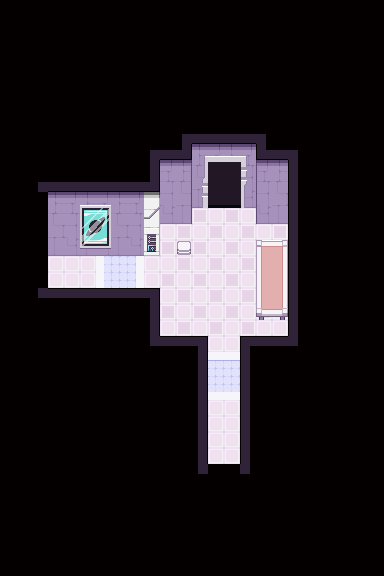

A level layout from a 2D game, rendered from its tile map. Below: a short description, then the map file with tile-grid data replaced by summaries:
An orthogonal 24x36 tile map with 16x16 px tiles, 7 tile layers (Artificial Lower Chip, Natural Lower Chip, Natural Walls, Artificial Upper Chip, ...), 2 tilesets and 16 objects (14x Event, checkpoint, item).

<map version="1.0" orientation="orthogonal" renderorder="right-down" width="24" height="36" tilewidth="16" tileheight="16" nextobjectid="37">
 <properties>
  <property name="bgm" value="obsolete" />
  <property name="radio" value="I can't control that door from here, you'll have to find a key." />
 </properties>
 <tileset firstgid="1" source="../tilesets/natural.tsx" />
 <tileset firstgid="481" source="../tilesets/artificial.tsx" />
 <layer name="Artificial Lower Chip" width="24" height="36">
  <properties>
   <property name="z" value="0.0" />
  </properties>
  <data>[864 cells, 864 non-empty, 40 distinct tile ids]</data>
 </layer>
 <layer name="Natural Lower Chip" width="24" height="36">
  <properties>
   <property name="alt" value="true" />
   <property name="z" value="0.0" />
  </properties>
  <data>[864 cells, 0 non-empty, 0 distinct tile ids]</data>
 </layer>
 <layer name="Natural Walls" width="24" height="36">
  <properties>
   <property name="alt" value="true" />
   <property name="z" value=".1" />
  </properties>
  <data>[864 cells, 0 non-empty, 0 distinct tile ids]</data>
 </layer>
 <layer name="Artificial Upper Chip" width="24" height="36">
  <properties>
   <property name="z" value=".5" />
  </properties>
  <data>[864 cells, 35 non-empty, 31 distinct tile ids]</data>
 </layer>
 <layer name="Natural Upper Chip" width="24" height="36">
  <properties>
   <property name="alt" value="true" />
   <property name="z" value=".5" />
  </properties>
  <data>[864 cells, 0 non-empty, 0 distinct tile ids]</data>
 </layer>
 <objectgroup name="Object Layer">
  <properties>
   <property name="z" value=".5" />
  </properties>
  <object id="13" name="arrow" type="Event" x="32" y="256" width="16" height="16">
   <properties>
    <property name="appearance" value="4dir_arrow" />
    <property name="face" value="WEST" />
   </properties>
  </object>
  <object id="14" name="arrow" type="Event" x="32" y="240" width="16" height="16">
   <properties>
    <property name="appearance" value="4dir_arrow" />
    <property name="face" value="WEST" />
   </properties>
  </object>
  <object id="15" name="tele" type="Event" x="32" y="256" width="16" height="32">
   <properties>
    <property name="onCollide" value="teleport('sector1/intro.tmx', 29, 24)" />
   </properties>
  </object>
  <object id="17" name="checkpoint" type="checkpoint" x="160" y="224" width="128" height="112" />
  <object id="21" name="tele" type="Event" x="208" y="192" width="32" height="16">
   <properties>
    <property name="hide" value="return not hasItem('item_redkey')" />
    <property name="onCollide" value="teleport('sector1/obstacle_maze.tmx', 16, 38)" />
   </properties>
  </object>
  <object id="22" name="arrow" type="Event" x="192" y="112" width="16" height="16">
   <properties>
    <property name="appearance" value="4dir_unlocked_red" />
    <property name="face" value="SOUTH" />
    <property name="hide" value="return not hasItem('item_redkey')" />
   </properties>
  </object>
  <object id="23" name="tele" type="Event" x="208" y="464" width="32" height="16">
   <properties>
    <property name="hide" value="return not getSwitch('radio03')" />
    <property name="onCollide" value="teleport('sector1/cave_intro.tmx', 18, 10)" />
   </properties>
  </object>
  <object id="24" name="arrow" type="Event" x="208" y="464" width="16" height="16">
   <properties>
    <property name="appearance" value="4dir_arrow" />
    <property name="face" value="SOUTH" />
   </properties>
  </object>
  <object id="25" name="arrow" type="Event" x="224" y="464" width="16" height="16">
   <properties>
    <property name="appearance" value="4dir_arrow" />
    <property name="face" value="SOUTH" />
   </properties>
  </object>
  <object id="26" name="arrow" type="Event" x="224" y="112" width="16" height="16">
   <properties>
    <property name="appearance" value="4dir_arrow" />
    <property name="face" value="NORTH" />
    <property name="hide" value="return not hasItem('item_redkey')" />
   </properties>
  </object>
  <object id="27" name="arrow" type="Event" x="208" y="112" width="16" height="16">
   <properties>
    <property name="appearance" value="4dir_arrow" />
    <property name="face" value="NORTH" />
    <property name="hide" value="return not hasItem('item_redkey')" />
   </properties>
  </object>
  <object id="28" name="locked" type="Event" x="224" y="112" width="16" height="16">
   <properties>
    <property name="appearance" value="4dir_locked_red" />
    <property name="face" value="NORTH" />
    <property name="hide" value="return hasItem('item_redkey')" />
   </properties>
  </object>
  <object id="29" name="locked" type="Event" x="208" y="112" width="16" height="16">
   <properties>
    <property name="appearance" value="4dir_locked_red" />
    <property name="face" value="NORTH" />
    <property name="hide" value="return hasItem('item_redkey')" />
   </properties>
  </object>
  <object id="32" name="trigger" type="Event" x="192" y="208" width="16" height="128">
   <properties>
    <property name="hide" value="return getSwitch('radio03')" />
    <property name="onCollide" value="play('radio03.lua')" />
   </properties>
  </object>
  <object id="34" name="door" type="Event" x="208" y="192" width="16" height="16">
   <properties>
    <property name="appearance" value="anim_door_closed" />
    <property name="hide" value="return hasItem('item_redkey')" />
    <property name="passable" value="PASSABLE" />
   </properties>
  </object>
  <object id="36" name="Orders" type="item" x="256" y="272" width="16" height="16">
   <properties>
    <property name="key" value="item_orders" />
   </properties>
  </object>
 </objectgroup>
 <layer name="Artificial Overhead Chip" width="24" height="36">
  <properties>
   <property name="z" value="1.5" />
  </properties>
  <data>[864 cells, 0 non-empty, 0 distinct tile ids]</data>
 </layer>
 <layer name="Natural Overhead Chip" width="24" height="36">
  <properties>
   <property name="alt" value="true" />
   <property name="z" value="1.5" />
  </properties>
  <data>[864 cells, 0 non-empty, 0 distinct tile ids]</data>
 </layer>
</map>
